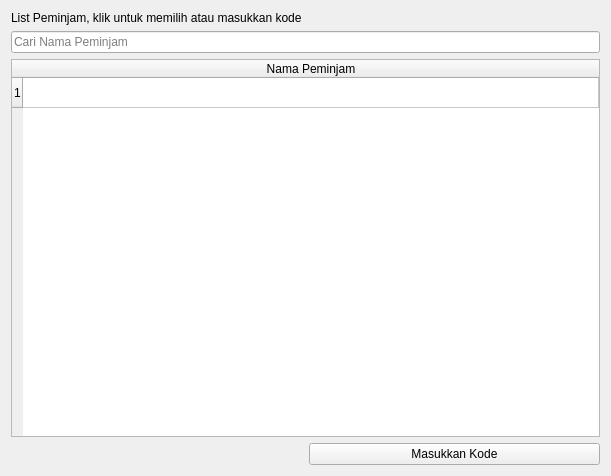
<?xml version="1.0" encoding="UTF-8"?>
<ui version="4.0">
 <class>Frame</class>
 <widget class="QFrame" name="Frame">
  <property name="geometry">
   <rect>
    <x>0</x>
    <y>0</y>
    <width>611</width>
    <height>476</height>
   </rect>
  </property>
  <property name="windowTitle">
   <string>Frame</string>
  </property>
  <layout class="QGridLayout" name="gridLayout">
   <item row="4" column="1">
    <widget class="QPushButton" name="CodeBtn">
     <property name="text">
      <string>Masukkan Kode</string>
     </property>
    </widget>
   </item>
   <item row="3" column="0" colspan="2">
    <widget class="QTableWidget" name="ItemSelect">
     <attribute name="horizontalHeaderStretchLastSection">
      <bool>true</bool>
     </attribute>
     <row/>
     <column>
      <property name="text">
       <string>Nama Peminjam</string>
      </property>
     </column>
    </widget>
   </item>
   <item row="0" column="0" colspan="2">
    <widget class="QLabel" name="borrowLabel">
     <property name="text">
      <string>List Peminjam, klik untuk memilih atau masukkan kode</string>
     </property>
    </widget>
   </item>
   <item row="1" column="0" colspan="2">
    <widget class="QLineEdit" name="SearchBar">
     <property name="text">
      <string/>
     </property>
     <property name="placeholderText">
      <string>Cari Nama Peminjam</string>
     </property>
    </widget>
   </item>
  </layout>
 </widget>
 <resources/>
 <connections/>
</ui>
